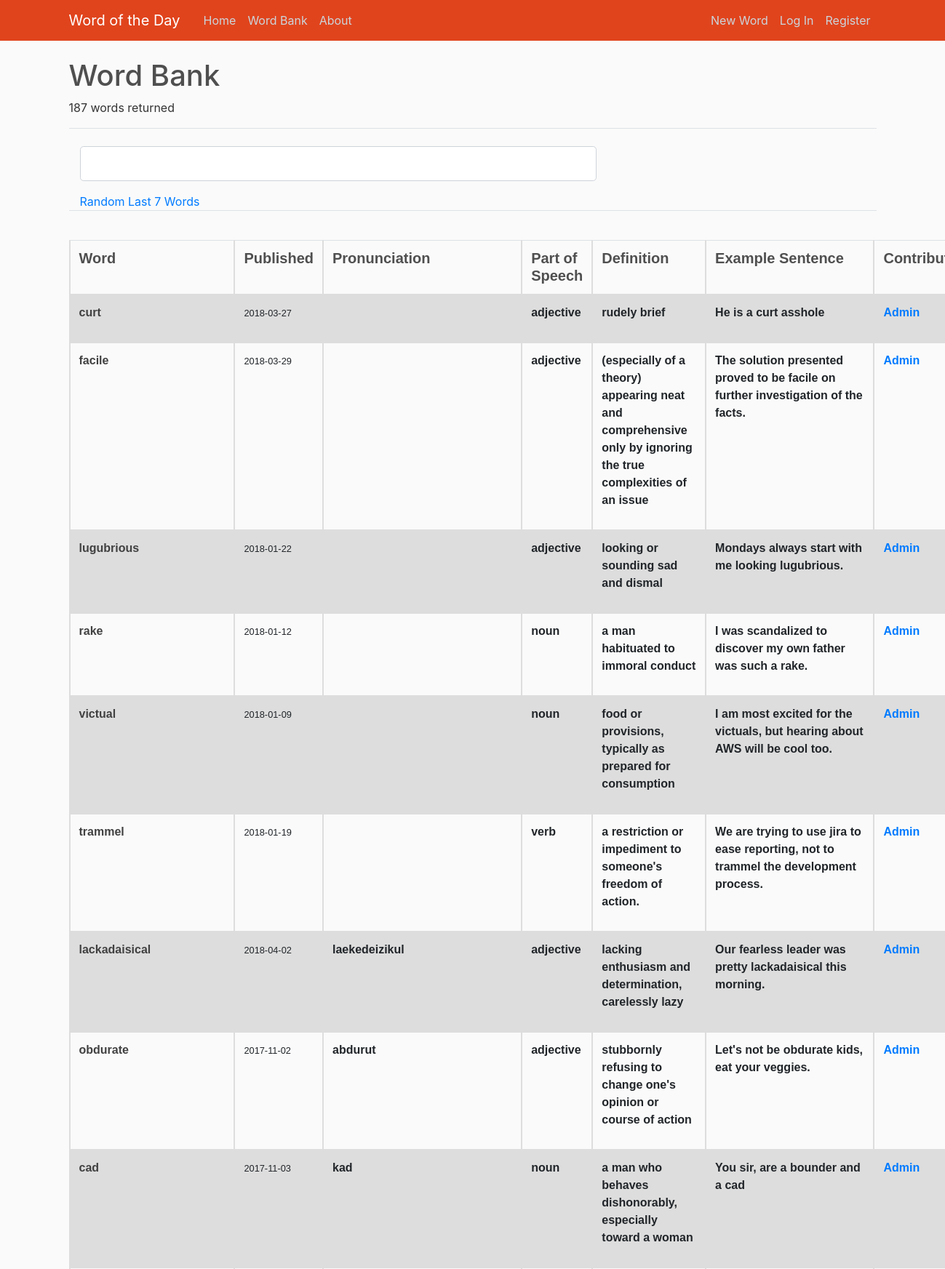
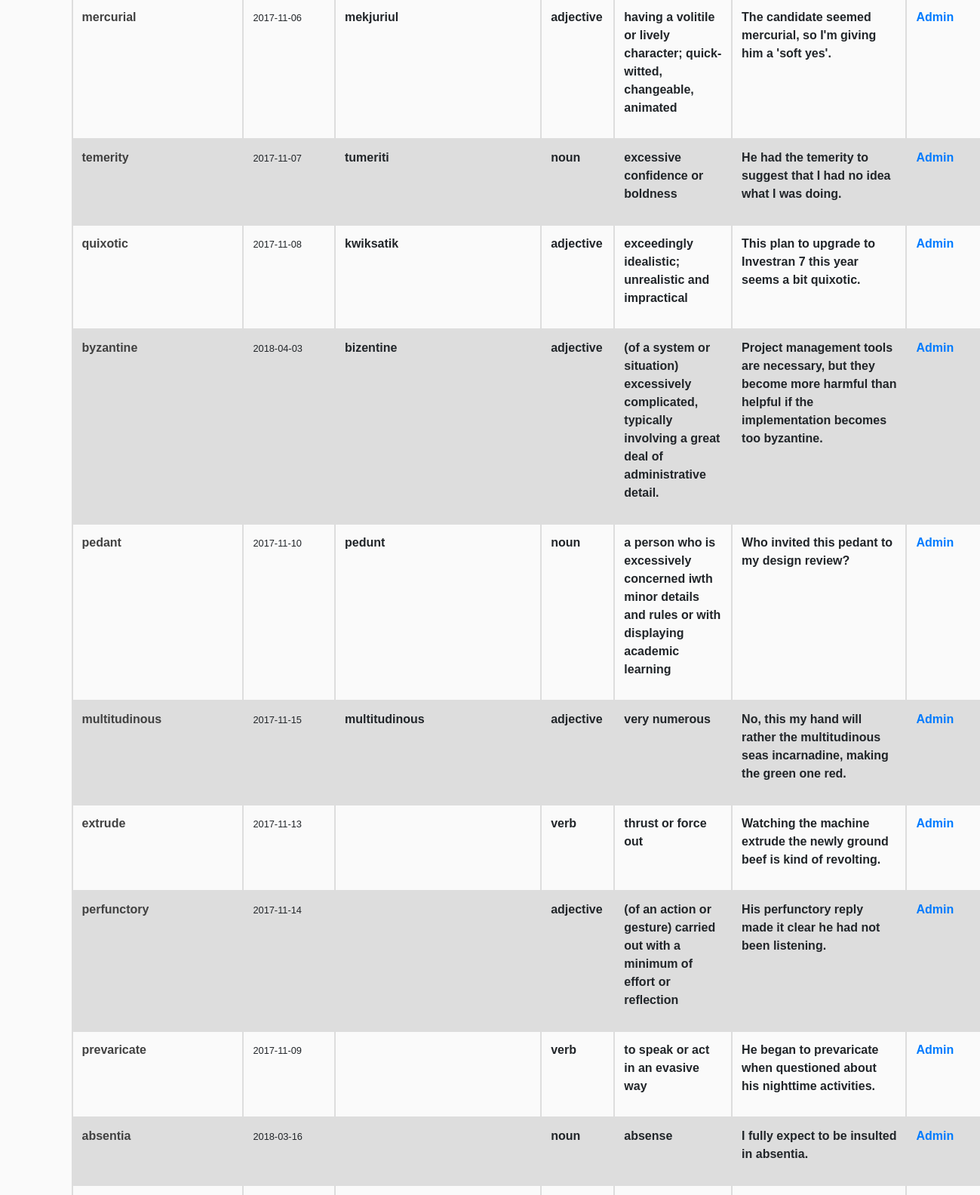
/word_bank/user/1 (upper part), run on the app's committed database (2 pictures, top to bottom).
### wotd/models.py (models this page shows, shortened)
class Word(db.Model):
    id = db.Column(db.Integer, primary_key=True)
    word = db.Column(db.String(100), nullable=False)
    partOfSpeech_id = db.Column(db.Integer, db.ForeignKey('part_of_speech.id'), nullable=False)
    definition = db.Column(db.Text, nullable=False)
    exampleSentence = db.Column(db.Text, nullable=False)
    ipa = db.Column(db.Text, nullable=True)
    date_added = db.Column(db.DateTime, nullable=False, default=datetime.utcnow)
    date_published = db.Column(db.Date, nullable=True)
    user_id = db.Column(db.Integer, db.ForeignKey('user.id'), nullable=True)

class PartOfSpeech(db.Model):
    id = db.Column(db.Integer, primary_key=True)
    partOfSpeech = db.Column(db.String(100), nullable=False)
    words = db.relationship('Word', backref='part_o_speech', lazy=True)

class User(db.Model, UserMixin):
    id = db.Column(db.Integer, primary_key=True)
    username = db.Column(db.String(20), unique=True, nullable=False)
    email = db.Column(db.String(120), unique=True, nullable=False)
    image_file = db.Column(db.String(20), nullable=False, default='default.jpg')
    password = db.Column(db.String(60), nullable=False)
    isAdmin = db.Column(db.Boolean, nullable=False, default=False)
    words = db.relationship('Word', backref='contributor', lazy=True)

### wotd/routes.py (the view)
@app.route("/word_bank/user/<int:user_id>")
def word_bank_user(user_id):
    form = SearchForm()
    if form.validate_on_submit and form.search_data.data is not None:
        return redirect(url_for('word_bank_search', search_term=form.search_data.data))
    else:
        words = Word.query.filter_by(user_id=user_id).all()
        num = str(len(words))
    return render_template('word_bank.html', words=words, form=form, words_number=num)

### wotd/forms.py
class SearchForm(FlaskForm):
    search_data = StringField('Search')
    submit = SubmitField('Search')

### wotd/templates/word_bank.html (shortened to what this page needs)
{% extends "layout.html" %}
{% block content %}
    <div>
        <h1>Word Bank</h1>
        {% if words_number == '1' %}
            <p>1 word returned</p>
        {% else %}
            <p>{{ words_number + " words returned" }}</p>
        {% endif %}
    </div>
        <form method="POST" action="">
            <fieldset class="form-group">
                <legend class="border-bottom mb-4">{{ legend }}</legend>
                <div class="form-group col-md-8">
                    {% if form.search_data.errors %}
                        {{ form.search_data(class="form-control form-control-lg is-invalid") }}
                        <div class="invalid-feedback">
                            {% for error in form.word.errors %}
                                <span> {{ error }} </span>
                            {% endfor %}
                        </div>
                    {% else %}
                        {{ form.search_data(class="form-control form-control-lg") }}
                    {% endif %}
                </div>
                <div class="col-md-4">
                    <a href="{{ url_for('word_bank_random') }}">Random</a>
                    <a href="{{ url_for('word_bank') }}">Last 7 Words</a>
                </div>
                <legend class="border-bottom mb-4">{{ legend }}</legend>
            </fieldset>
        </form>
    <table class="table">
        <colgroup>
            <col class="tbl-col-10" />
            <col class="tbl-col-10" />
            <col class="tbl-col-10" />
            <col class="tbl-col-10" />
            <col class="tbl-col-20" />
            <col class="tbl-col-20" />
            <col class="tbl-col-10" />
        </colgroup>
        <tr class="tr">
            <th><h5 class="article-header">Word</h5></th>
            <th><h5 class="article-header">Published</h5></th>
            <th><h5 class="article-header">Pronunciation</h5></th>
            <th><h5 class="article-header">Part of Speech</h5></th>
            <th><h5 class="article-header">Definition</h5></th>
            <th><h5 class="article-header">Example Sentence</h5></th>
            <th><h5 class="article-header">Contributor</h5></th>
        </tr>
    {% for word in words %}
        <tr class="tr">
            <th>
                <b><a class="article-content" href="{{ url_for('word', word_id = word.id) }}">{{ word.word }}</a></b>
            </th>
            <th>
                <small>{{ word.date_published }}</small>
            </th>
            <th>
                {% if word.ipa %}
                    <p>{{ word.ipa }}</p>
                {% else %}
                    <p> </p>
                {% endif %}
            </th>
            <th>
                <p>{{ word.part_o_speech.partOfSpeech }}</p>
            </th>
            <th class="tbl-col-30">
                <p>{{ word.definition }}</p>
            </th>
            <th class="tbl-col-30">
                <p>{{ word.exampleSentence }}</p>
            </th>
            <th>
                {% if word.contributor %}
                    <a href="{{ url_for('word_bank_user', user_id=word.user_id) }}">{{ word.contributor.username }}</a>
                {% else %}
                    <p>Anonymous</p>
                {% endif %}
            </th>
        </tr>
    {% endfor %}
    </table>
{% endblock content %}

### wotd/static/main.css (style rules this page uses)
body { background: #fafafa; color: #333333; margin-top: 5rem; }
h1, h2, h3, h4, h5, h6 { color: #4f4f4f; }
.article-header { font-weight: bold; margin-bottom: 1px }
.article-content { color: #414141 }
.table { font-family: arial, sans-serif; border-collapse: collapse; width: 100%; }
.td, th { border: 2px solid #dddddd; text-align: left; padding: 8px; word-wrap: break-word; }
.tr:nth-child(even) { background-color: #dddddd; }
.tbl-col-10 { width: 10%; }
.tbl-col-20 { width: 20%; }

### data on the page
Word: word "curt", date_published "2018-03-27", part_o_speech.partOfSpeech "adjective", definition "rudely brief", exampleSentence "He is a curt asshole", contributor.username "Admin"
Word: word "facile", date_published "2018-03-29", part_o_speech.partOfSpeech "adjective", definition "(especially of a theory) appearing neat and comprehensive only by ignoring the true complexities of an issue", exampleSentence "The solution presented proved to be facile on further investigation of the facts.", contributor.username "Admin"
Word: word "lugubrious", date_published "2018-01-22", part_o_speech.partOfSpeech "adjective", definition "looking or sounding sad and dismal", exampleSentence "Mondays always start with me looking lugubrious.", contributor.username "Admin"
Word: word "rake", date_published "2018-01-12", part_o_speech.partOfSpeech "noun", definition "a man habituated to immoral conduct", exampleSentence "I was scandalized to discover my own father was such a rake.", contributor.username "Admin"
Word: word "victual", date_published "2018-01-09", part_o_speech.partOfSpeech "noun", definition "food or provisions, typically as prepared for consumption", exampleSentence "I am most excited for the victuals, but hearing about AWS will be cool too.", contributor.username "Admin"
Word: word "trammel", date_published "2018-01-19", part_o_speech.partOfSpeech "verb", definition "a restriction or impediment to someone's freedom of action.", exampleSentence "We are trying to use jira to ease reporting, not to trammel the development process.", contributor.username "Admin"
Word: word "lackadaisical", date_published "2018-04-02", ipa "laekedeizikul", part_o_speech.partOfSpeech "adjective", definition "lacking enthusiasm and determination, carelessly lazy", exampleSentence "Our fearless leader was pretty lackadaisical this morning.", contributor.username "Admin"
Word: word "obdurate", date_published "2017-11-02", ipa "abdurut", part_o_speech.partOfSpeech "adjective", definition "stubbornly refusing to change one's opinion or course of action", exampleSentence "Let's not be obdurate kids, eat your veggies.", contributor.username "Admin"
Word: word "cad", date_published "2017-11-03", ipa "kad", part_o_speech.partOfSpeech "noun", definition "a man who behaves dishonorably, especially toward a woman", exampleSentence "You sir, are a bounder and a cad", contributor.username "Admin"
Word: word "mercurial", date_published "2017-11-06", ipa "mekjuriul", part_o_speech.partOfSpeech "adjective", definition "having a volitile or lively character; quick-witted, changeable, animated", exampleSentence "The candidate seemed mercurial, so I'm giving him a 'soft yes'.", contributor.username "Admin"
Word: word "temerity", date_published "2017-11-07", ipa "tumeriti", part_o_speech.partOfSpeech "noun", definition "excessive confidence or boldness", exampleSentence "He had the temerity to suggest that I had no idea what I was doing.", contributor.username "Admin"
Word: word "quixotic", date_published "2017-11-08", ipa "kwiksatik", part_o_speech.partOfSpeech "adjective", definition "exceedingly idealistic; unrealistic and impractical", exampleSentence "This plan to upgrade to Investran 7 this year seems a bit quixotic.", contributor.username "Admin"
Word: word "byzantine", date_published "2018-04-03", ipa "bizentine", part_o_speech.partOfSpeech "adjective", definition "(of a system or situation) excessively complicated, typically involving a great deal of administrative detail.", exampleSentence "Project management tools are necessary, but they become more harmful than helpful if the implementation becomes too byzantine.", contributor.username "Admin"
Word: word "pedant", date_published "2017-11-10", ipa "pedunt", part_o_speech.partOfSpeech "noun", definition "a person who is excessively concerned iwth minor details and rules or with displaying academic learning", exampleSentence "Who invited this pedant to my design review?", contributor.username "Admin"
Word: word "multitudinous", date_published "2017-11-15", ipa "multitudinous", part_o_speech.partOfSpeech "adjective", definition "very numerous", exampleSentence "No, this my hand will rather the multitudinous seas incarnadine, making the green one red.", contributor.username "Admin"
Word: word "extrude", date_published "2017-11-13", part_o_speech.partOfSpeech "verb", definition "thrust or force out", exampleSentence "Watching the machine extrude the newly ground beef is kind of revolting.", contributor.username "Admin"
Word: word "perfunctory", date_published "2017-11-14", part_o_speech.partOfSpeech "adjective", definition "(of an action or gesture) carried out with a minimum of effort or reflection", exampleSentence "His perfunctory reply made it clear he had not been listening.", contributor.username "Admin"
Word: word "prevaricate", date_published "2017-11-09", part_o_speech.partOfSpeech "verb", definition "to speak or act in an evasive way", exampleSentence "He began to prevaricate when questioned about his nighttime activities.", contributor.username "Admin"
Word: word "absentia", date_published "2018-03-16", part_o_speech.partOfSpeech "noun", definition "absense", exampleSentence "I fully expect to be insulted in absentia.", contributor.username "Admin"

### other printed values
{{ words_number + " words returned" }} "187 words returned"
